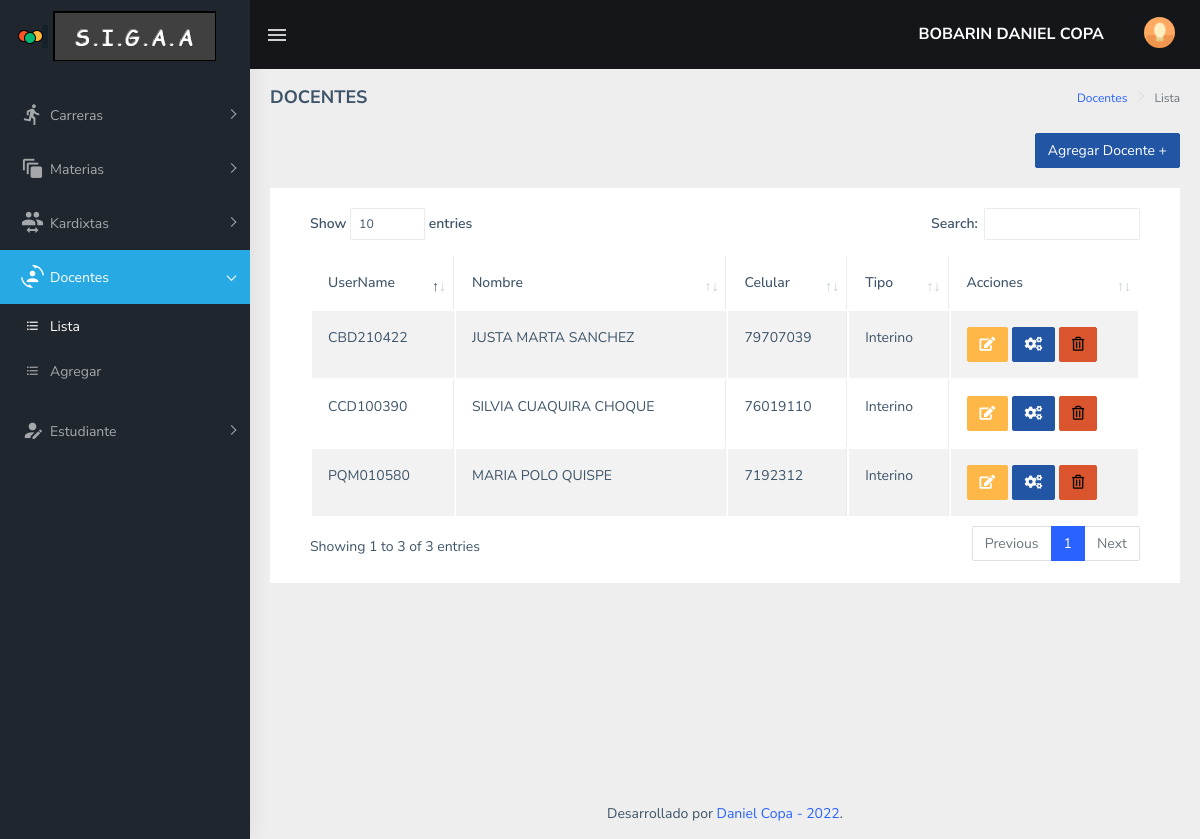
The app's page /web/Views/docente.lista.php (signed in) with its own data.
### tables this page shows
CREATE TABLE `persona` (
  `id` int(11) NOT NULL,
  `ci` varchar(10) NOT NULL,
  `paterno` varchar(255) NOT NULL,
  `materno` varchar(255) NOT NULL,
  `nombres` varchar(255) NOT NULL,
  `celular` varchar(10) NOT NULL,
  `nacimiento` date NOT NULL,
  `direccion` varchar(255) NOT NULL,
  `foto` varchar(255) NOT NULL,
  `estado` varchar(255) NOT NULL,
  `correo` varchar(50) DEFAULT NULL
);

CREATE TABLE `usuario` (
  `id` int(11) NOT NULL,
  `username` varchar(255) NOT NULL,
  `password` varchar(255) NOT NULL,
  `persona_id` int(11) NOT NULL
);

CREATE TABLE `docente` (
  `id` int(11) NOT NULL,
  `persona_id` int(11) NOT NULL,
  `tipo` varchar(255) NOT NULL
);

### web/Controllers/controller.docente.lista.php (called while the page is built, shortened)
<?php
include("../Global/conexion.php");
$sentencia = $pdo -> prepare("SELECT
P.id as 'id',
P.ci as 'ci',
P.nombres as 'nombres',
P.paterno as 'paterno',
P.materno as 'materno',
P.celular as 'celular',
P.foto as 'foto',
D.tipo as 'tipo',
U.username as 'username'
FROM persona P
JOIN docente D
JOIN usuario U
ON P.id = D.persona_id AND P.id = U.persona_id");
$sentencia -> execute();
$listaDocentes = $sentencia->fetchAll(PDO::FETCH_ASSOC);
?>

### web/Views/docente.lista.php (the view, shortened to what this page needs)
<?php
include("../Controllers/controller.docente.lista.php");
include("../Global/head.php");
include("../Global/sidebar.php");
?>
        <div class="page-wrapper">
            <div class="page-breadcrumb">
                <div class="row">
                    <div class="col-12 d-flex no-block align-items-center">
                        <h4 class="page-title">DOCENTES</h4>
                        <div class="ms-auto text-end">
                            <nav aria-label="breadcrumb">
                                <ol class="breadcrumb">
                                    <li class="breadcrumb-item"><a href="#">Docentes</a></li>
                                    <li class="breadcrumb-item active" aria-current="page">Lista</li>
                                </ol>
                            </nav>
                        </div>
                    </div>
                </div>
                <div align="right"><br>
                <form action="docente.add.php" method="post">
                    <button type="submit" class="btn btn-info text-white pull-right">Agregar Docente +</button>
                </form>
                </div>
            </div>
            <div class="container-fluid">
                <div class="row">
                    <div class="col-lg-12">
                        <div class="card">
                            <div class="card-body">
                                <div class="table-responsive">
                                    <table id="zero_config" class="table table-striped table-bordered">
                                        <thead>
                                            <tr>
                                                <th>UserName</th>
                                                <th>Nombre</th>
                                                <th>Celular</th>
                                                <th>Tipo</th>
                                                <th>Acciones</th>
                                            </tr>
                                        </thead>
                                        <tbody>
                                            <?php foreach($listaDocentes as $docente){ ?>
                                                <tr>
                                                    <td><?php echo $docente['username']; ?></td>
                                                    <td><?php echo $docente['nombres']." ".$docente['paterno']." ".$docente['materno']; ?></td>
                                                    <td><?php echo $docente['celular']; ?></td>
                                                    <td><?php echo $docente['tipo']; ?></td>
                                                    <td>
                                                        <form action="" method="post">
                                                            <button value="btnEditar" type="submit" class="btn btn-warning btn-flat" name="accion"><i class="fas fa-edit"></i></button>
                                                            <button value="btnAsignar" type="submit" class="btn btn-info btn-flat" name="accion"><i class="fas fa-cogs"></i></button>
                                                            <button value="btnEliminar" onclick="return Confirmar('¿Borrar docente?');" type="submit" class="btn btn-danger btn-flat" name="accion"><i class="far fa-trash-alt"></i></button>
                                                        </form>
                                                    </td>
                                                </tr>
                                            <?php } ?>
                                        </tbody>
                                    </table>
                                </div>
                            </div>
                        </div>
                    </div>
                </div>
            </div>
            <?php include("../Global/footer.php"); ?>
        </div>
<?php
include("../Global/foot.php");
?>

### web/Global/head.php (shortened to what this page needs)
<?php
$persona_id = $_SESSION['usuario']['persona_id'];
$sentencia = $pdo -> prepare("SELECT * FROM persona WHERE id = :id ");
$sentencia -> bindParam(':id', $persona_id);
$sentencia -> execute();
$persona = $sentencia -> fetch(PDO::FETCH_ASSOC);
?>
<!DOCTYPE html>
<html dir="ltr" lang="en">
<head>
    <link href="../../assets/libs/flot/css/float-chart.css" rel="stylesheet">
    <link href="../../dist/css/style.min.css" rel="stylesheet">
    <link href="../../assets/libs/datatables.net-bs4/css/dataTables.bootstrap4.css" rel="stylesheet">
    <link href="../../assets/libs/jquery-steps/jquery.steps.css" rel="stylesheet">
    <link href="../../assets/libs/jquery-steps/steps.css" rel="stylesheet">
</head>
<body>
    <div id="main-wrapper" data-layout="vertical" data-navbarbg="skin5" data-sidebartype="full"
        data-sidebar-position="absolute" data-header-position="absolute" data-boxed-layout="full">
        <header class="topbar" data-navbarbg="skin5">
            <nav class="navbar top-navbar navbar-expand-md navbar-dark">
                <div class="navbar-header" data-logobg="skin5">
                    <a class="navbar-brand" href="#">
                        <b class="logo-icon ps-2">
                            <img src="../../assets/images/logo-icon.png" alt="homepage" class="light-logo" />
                        </b>
                        <span class="logo-text">
                            <img src="../../assets/images/logo-text.png" alt="homepage" class="light-logo" />
                        </span>
                    </a>
                </div>
                <div class="navbar-collapse collapse" id="navbarSupportedContent" data-navbarbg="skin5">
                    <ul class="navbar-nav float-start me-auto">
                        <li class="nav-item d-none d-lg-block"><a
                                class="nav-link sidebartoggler waves-effect waves-light" href="javascript:void(0)"
                                data-sidebartype="mini-sidebar"><i class="mdi mdi-menu font-24"></i></a></li>
                    </ul>
                    <ul class="navbar-nav float-end">
                        <li>
                            <div style="width:100%; margin: 25px; auto;">
                                <h5 style="color:White;"><?php echo $persona['nombres']." ".$persona['paterno']." ".$persona['materno']; ?></h5>
                            </div>
                        </li>
                        <li class="nav-item dropdown">
                            <a class="nav-link dropdown-toggle text-muted waves-effect waves-dark pro-pic" href="#" id="navbarDropdown" role="button" data-bs-toggle="dropdown" aria-expanded="false">
                                <img src="../../assets/images/users/1.jpg" alt="user" class="rounded-circle" width="31">
                            </a>
                        </li>
                    </ul>
                </div>
            </nav>
        </header>

### records on screen
persona: nombres "BOBARIN", paterno "DANIEL", materno "COPA"
persona: usuario.username "CBD210422", nombres "JUSTA", paterno "MARTA", materno "SANCHEZ", celular "79707039", docente.tipo "Interino"
persona: usuario.username "CCD100390", nombres "SILVIA", paterno "CUAQUIRA", materno "CHOQUE", celular "76019110", docente.tipo "Interino"
persona: usuario.username "PQM010580", nombres "MARIA", paterno "POLO", materno "QUISPE", celular "7192312", docente.tipo "Interino"
